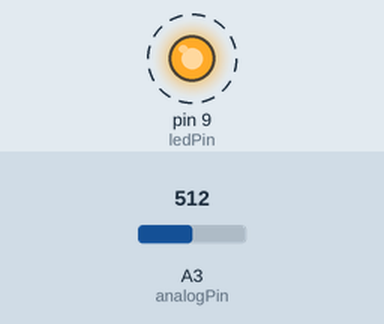
The sketch below on a simulated Arduino Uno, built with avr-gcc and run on an emulated ATmega328P. Parts: output pins drawn as LEDs (lit = HIGH). Dashed ring = blinking. The inputs (shaded band) are chosen by the test bench; at power-on: A3 (analogPin) = 512. What the sketch prints to the serial monitor is not drawn.

Above: at 0.5 s.
Timing chart, 0 to 4.7 s (numbered marks = the images above):
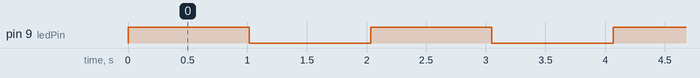

Measured:
- by itself, pin 9 (ledPin): alternates HIGH for 1.0 s and LOW for 1.0 s

The sketch:

flash-tail-light.ino
```cpp
// Define the digital pin the LED is connected to
const int ledPin = 9;
int analogPin = A3;

void setup() {
  // Initialize the digital pin as an output
  pinMode(ledPin, OUTPUT);

  // for development purposes only
  // Serial.begin(9600);
  Serial.begin(115200);
}

void loop() {
  /*
  // Turn the LED on (HIGH is the voltage level)
  digitalWrite(ledPin, HIGH);
  // Wait for one second
  delay(1000);
  // Turn the LED off by making the voltage LOW
  digitalWrite(ledPin, LOW);
  // Wait for one second
  delay(1000);
*/

  int delay_count = 50;
  int delay_time = 20;

  int high_value = 1;
  int low_value = 0;
  int intensity = 0;

  int brightness = 255;
  //digitalWrite(ledPin, HIGH);
  for(int i = 0; i < delay_count; i++)
  {
    // brightness += 5;
    analogWrite(ledPin, brightness);
    intensity = analogRead(analogPin);
    // Serial.print(high_value);
    Serial.print(intensity);
    Serial.print("\n");
    delay(delay_time);
  }
  //digitalWrite(ledPin, LOW);
  brightness = 0;
  for(int i = 0; i < delay_count; i++)
  {
    // brightness -= 5;
    analogWrite(ledPin, brightness);
    intensity = analogRead(analogPin);
    Serial.print("Variable_1:");
    // Serial.print(low_value);
    Serial.print(intensity);
    Serial.print("\n");
    delay(delay_time);
  }


}
```
